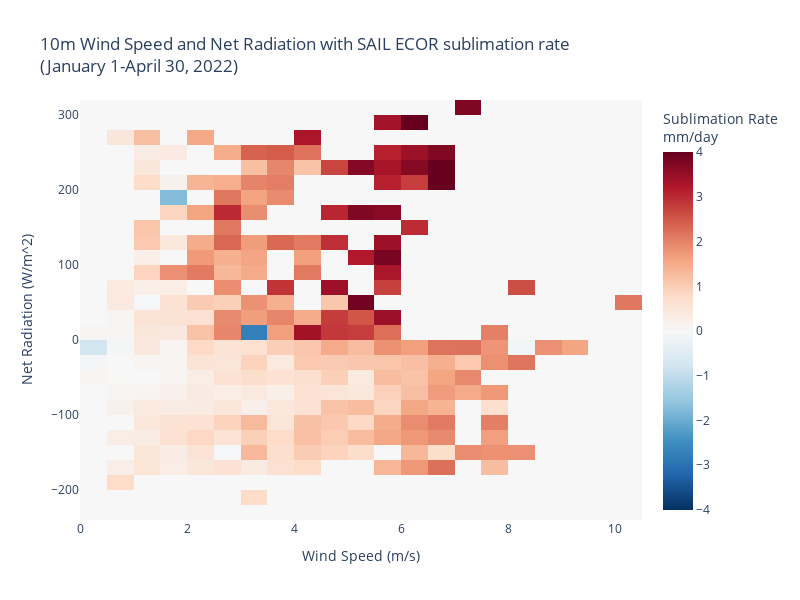

Write notebook code for a chart like this one.
### Code cell
net_radiation = sebs_ds['net_radiation'].to_dataframe()
wind_speed = met_ds['wspd_arith_mean'].resample(time='30min').mean().to_dataframe()
gts_sublimation = sublimation_rate_gts.to_dataframe()

df = pd.concat([net_radiation,
                wind_speed,
                gts_sublimation], axis=1).set_index('local_time')
# Replace nans with -100
# df['SAIL Gothic'][df['SAIL Gothic'].isna()] = None


fig = px.density_heatmap(df, x="wspd_arith_mean", y="net_radiation", z="SAIL Gothic",histfunc="avg",
                         color_continuous_scale='RdBu_r',
                         title='10m Wind Speed and Net Radiation with SAIL ECOR sublimation rate<br>(January 1-April 30, 2022)',
                         labels={
                     "net_radiation": "Net Radiation (W/m^2)",
                     "wspd_arith_mean": "Wind Speed (m/s)",
                 },
                 width=800, height=600, range_color=[-4,4])

fig.update_layout(
    
fig.show()

### Figure 1 — Plotly figure (JSON) as saved in the notebook; plotly's stock layout.template omitted (floating-point values rounded to 4 significant figures; data arrays with more than 128 entries replaced by an {"elided": "..."} marker saying what was removed)
{"data": [{"coloraxis": "coloraxis", "histfunc": "avg", "hovertemplate": "Wind Speed (m/s)=%{x}<br>Net Radiation (W/m^2)=%{y}<br>avg of SAIL Gothic=%{z}<extra></extra>", "name": "", "type": "histogram2d", "x": {"elided": "5760 float values"}, "xaxis": "x", "xbingroup": "x", "y": {"elided": "5760 float values"}, "yaxis": "y", "ybingroup": "y", "z": {"elided": "5760 float values"}}], "layout": {"coloraxis": {"cmax": 4, "cmin": -4, "colorbar": {"title": {"text": "Sublimation Rate<br>mm/day"}}, "colorscale": [[0, "rgb(5,48,97)"], [0.1, "rgb(33,102,172)"], [0.2, "rgb(67,147,195)"], [0.3, "rgb(146,197,222)"], [0.4, "rgb(209,229,240)"], [0.5, "rgb(247,247,247)"], [0.6, "rgb(253,219,199)"], [0.7, "rgb(244,165,130)"], [0.8, "rgb(214,96,77)"], [0.9, "rgb(178,24,43)"], [1, "rgb(103,0,31)"]]}, "height": 600, "legend": {"tracegroupgap": 0}, "title": {"text": "10m Wind Speed and Net Radiation with SAIL ECOR sublimation rate<br>(January 1-April 30, 2022)"}, "width": 800, "xaxis": {"anchor": "y", "domain": [0, 1], "title": {"text": "Wind Speed (m/s)"}}, "yaxis": {"anchor": "x", "domain": [0, 1], "title": {"text": "Net Radiation (W/m^2)"}}}}
